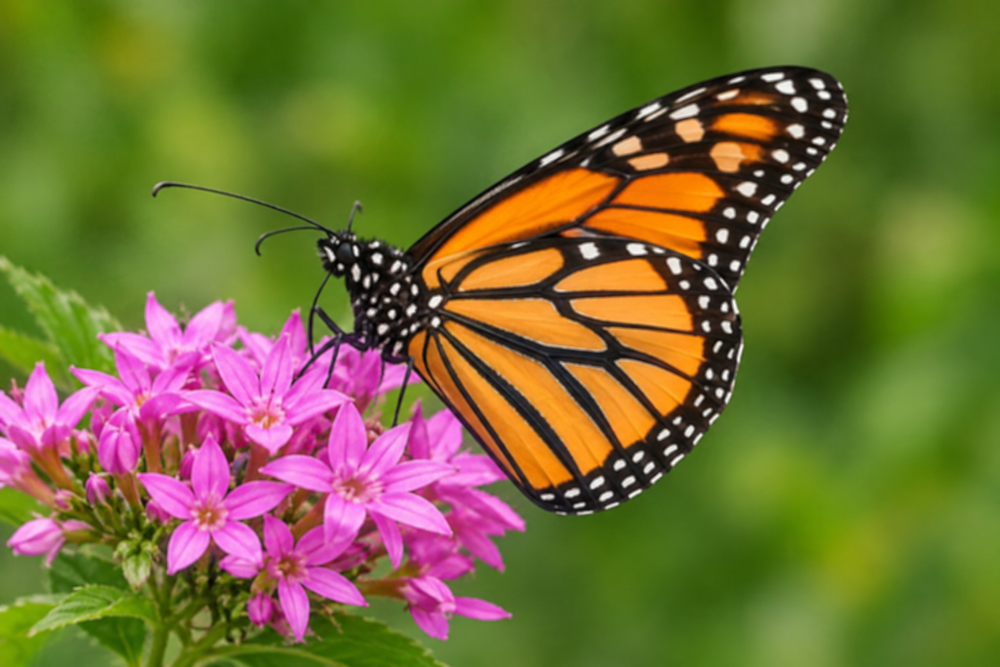
#> input picture input.png, 1000 x 667 px, shrunk from 1536 x 1024 before the run, given in place of input.jpg, which was not available
$ python rgb_to_hsi.py
#> lines starting #> are read from the running program, lines starting #| are printed output that depends on the picture; after the words box and inside, x2 and y2 are one past the last pixel; in counts of white or black regions, pixels touching at a corner belong together
import cv2
import numpy as np
import matplotlib.pyplot as plt

image = cv2.imread("input.jpg")
#> image is the input picture: shape (667, 1000, 3); mean B, G, R 55.9, 111.8, 116.6

if image is None:
    raise FileNotFoundError("Image not found!")

# Convert BGR to RGB
rgb = cv2.cvtColor(image, cv2.COLOR_BGR2RGB)
rgb = rgb.astype(np.float32) / 255.0

R = rgb[:, :, 0]
G = rgb[:, :, 1]
B = rgb[:, :, 2]

# Calculate Hue
num = 0.5 * ((R - G) + (R - B))
den = np.sqrt((R-G)**2 + (R-B)*(G-B))

theta = np.zeros_like(R)
valid = den > 1e-8
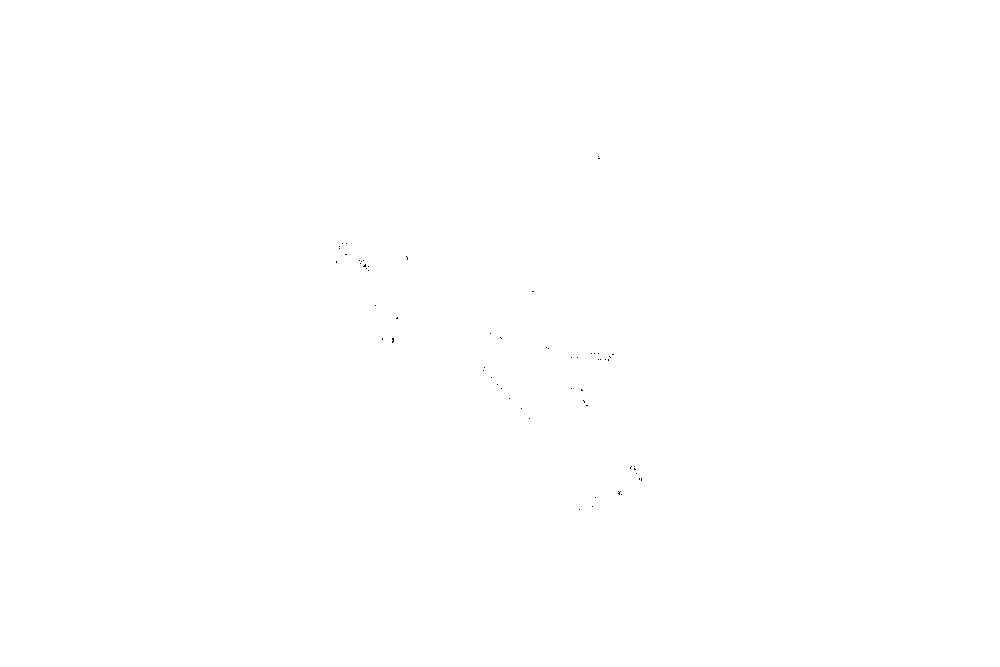
#> valid: shape (667, 1000) bool; 100% white; black in thin lines or dots, all inside (x1, y1, x2, y2) = (336, 156, 642, 510)

ratio = np.zeros_like(R)
ratio[valid] = np.clip(num[valid] / den[valid], -1, 1)
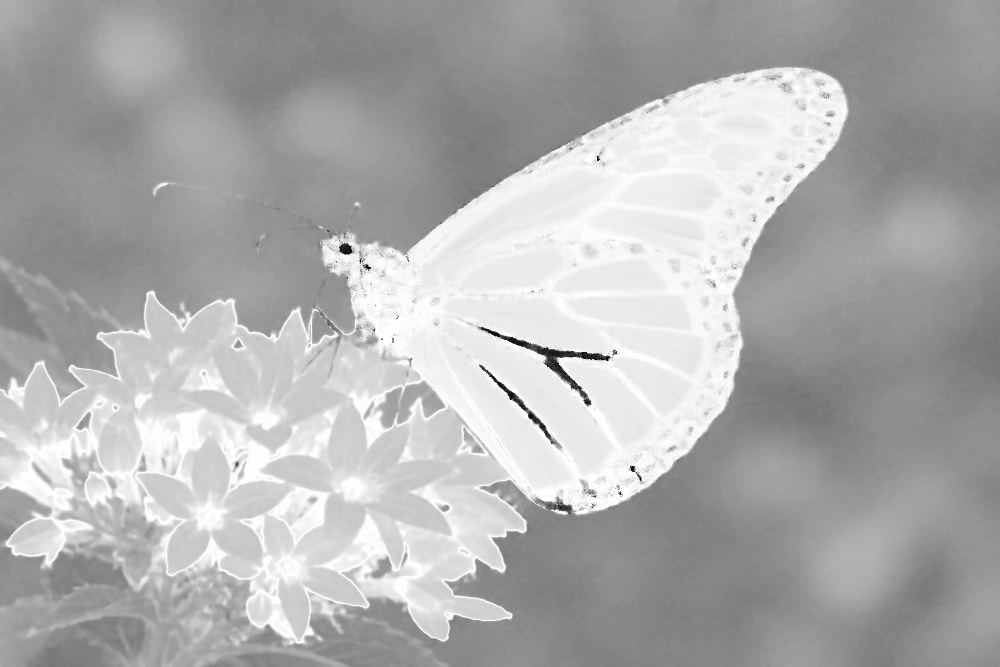
#> ratio: shape (667, 1000) float32; min -1, max 1, mean 0.373; drawn with min black and max white

theta[valid] = np.arccos(ratio[valid])
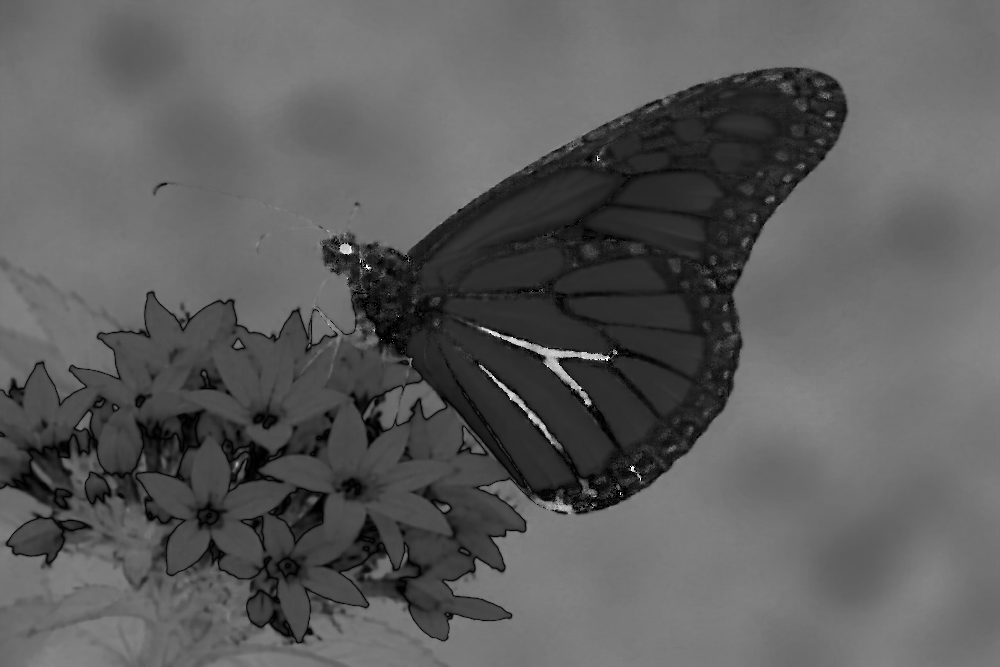
#> theta: shape (667, 1000) float32; min 0, max 3.14, mean 1.14; drawn with min black and max white

H = theta.copy()
H[B > G] = 2 * np.pi - H[B > G]
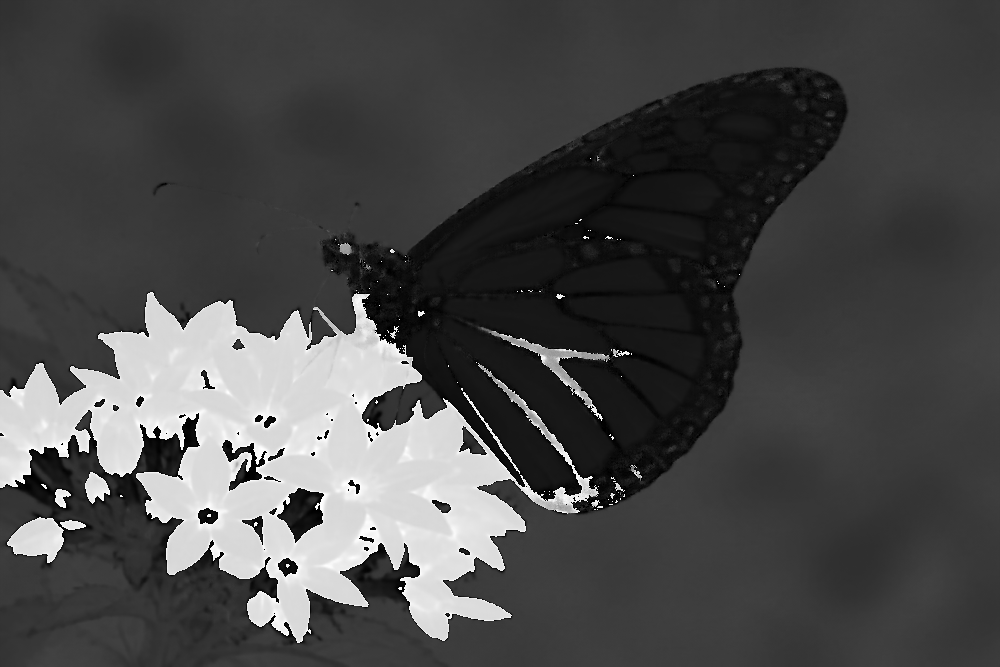
#> H: shape (667, 1000) float32; 14.58% of pixels changed, all inside (x1, y1, x2, y2) = (0, 157, 740, 643); drawn with min black and max white
H = H / (2 * np.pi)

# Calculate Saturation
total = R + G + B
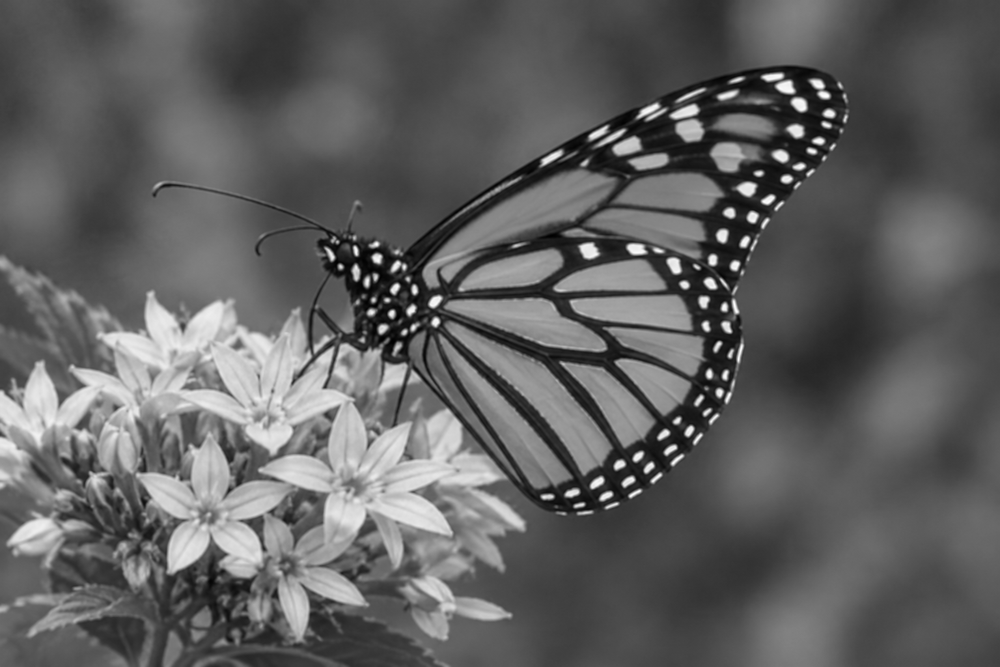
#> total: shape (667, 1000) float32; min 0, max 2.94, mean 1.12; drawn with min black and max white
minimum = np.minimum(np.minimum(R, G), B)
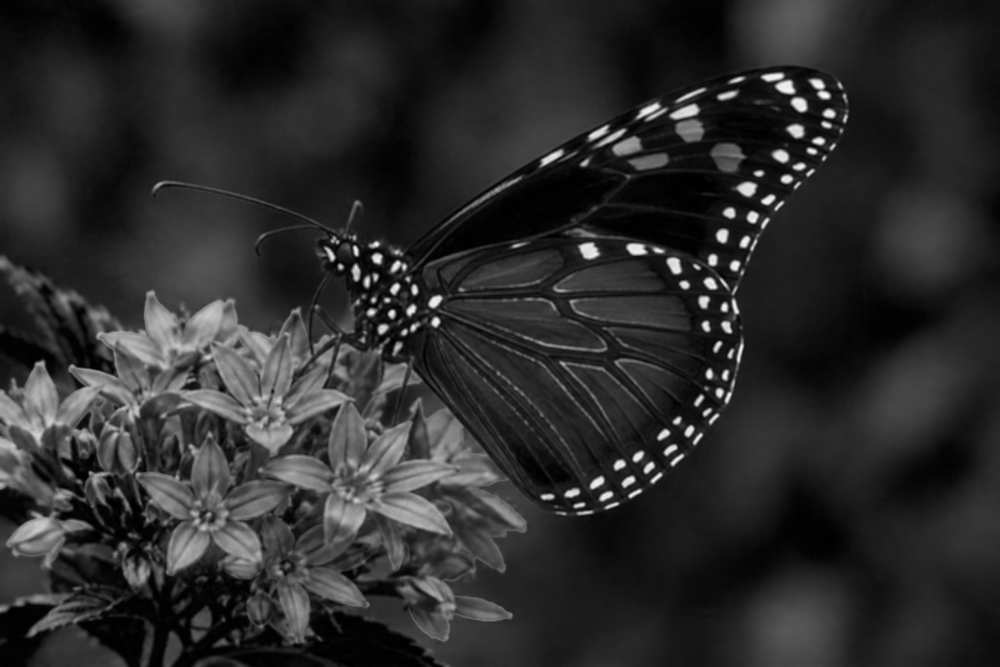
#> minimum: shape (667, 1000) float32; min 0, max 0.976, mean 0.173

S = np.zeros_like(R)
nonzero = total > 1e-8
#> nonzero: shape (667, 1000) bool; 100% white; black in thin lines or dots, all inside (x1, y1, x2, y2) = (336, 261, 398, 342)
S[nonzero] = 1 - (3 * minimum[nonzero] / total[nonzero])
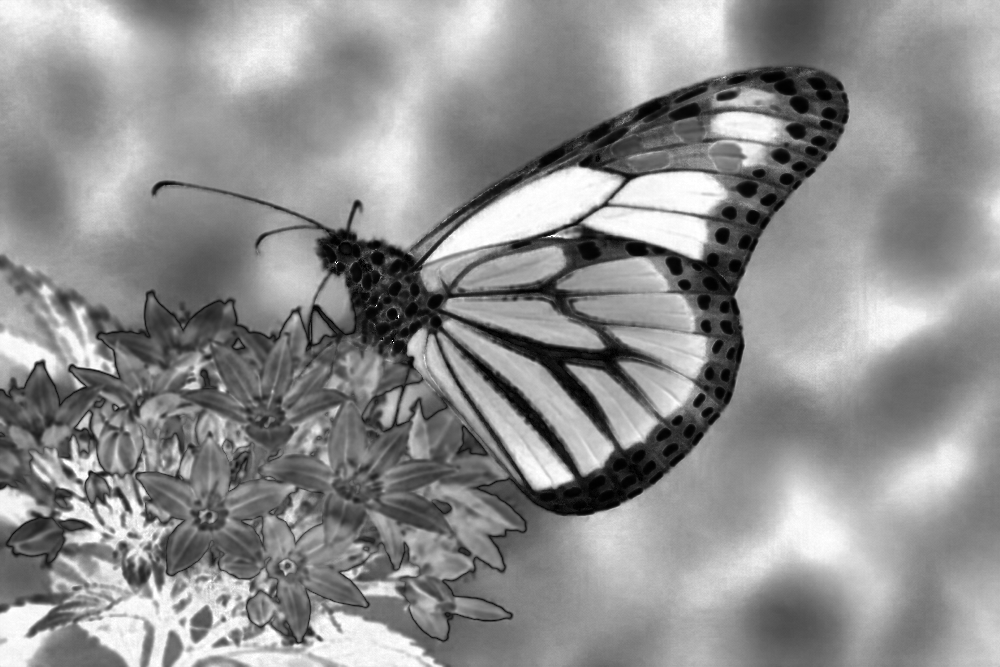
#> S: shape (667, 1000) float32; min 0, max 1, mean 0.559

# Calculate Intensity
I = total / 3

# Convert components into images
H_image = np.uint8(H * 255)
S_image = np.uint8(S * 255)
I_image = np.uint8(I * 255)

# Save output images
cv2.imwrite("hue_component.jpg", H_image)
cv2.imwrite("saturation_component.jpg", S_image)
cv2.imwrite("intensity_component.jpg", I_image)

# Display results
plt.figure(figsize=(12, 8))

plt.subplot(2, 2, 1)
plt.imshow(rgb)
plt.title("Original RGB Image")
plt.axis("off")

plt.subplot(2, 2, 2)
plt.imshow(H_image, cmap="gray")
plt.title("Hue Component")
plt.axis("off")

plt.subplot(2, 2, 3)
plt.imshow(S_image, cmap="gray")
plt.title("Saturation Component")
plt.axis("off")

plt.subplot(2, 2, 4)
plt.imshow(I_image, cmap="gray")
plt.title("Intensity Component")
plt.axis("off")

plt.tight_layout()
plt.savefig("rgb_to_hsi_output.png")
plt.show()
